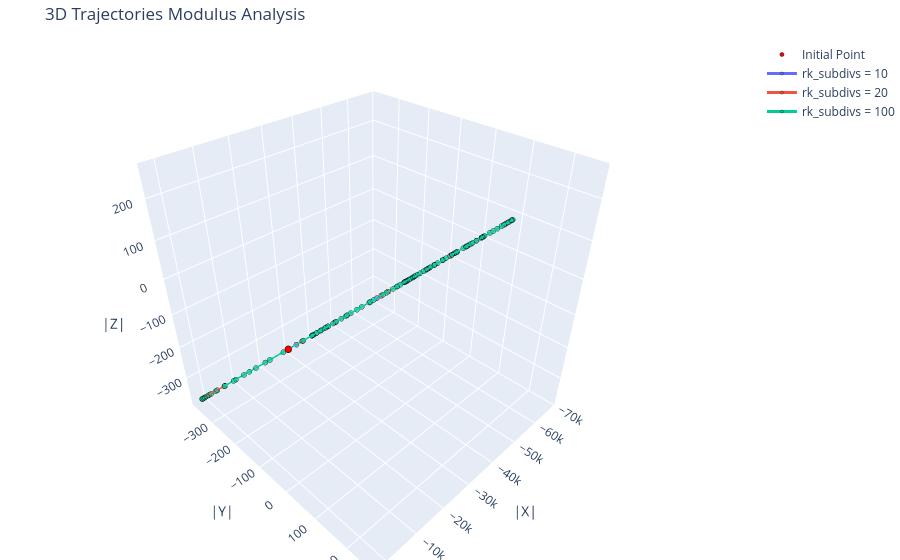

The cell this chart's notebook holds for it:
### Code cell
fig = go.Figure()

np.random.seed(0xDEADBEEF)
u = u_values[-1]
tensor_list = [10 * np.ones( (2,)*i) for i in range(trunc+1)]

fig.add_trace(go.Scatter3d(
    x=[tensor_list[0]], y=[tensor_list[1][0]], z=[tensor_list[1][1]],
    mode='markers',
    line=dict(color='#ff0000', width=3),
    name=f"Initial Point",
    marker=dict(
        size=4, symbol='circle', opacity=1.0,
        line=dict(color='black', width=0.5)
    ),
    legendgroup=f"group_{u}", showlegend=True
))

for k, rk_sub in enumerate([10, 20, 100]):
    color = colors[k]
    points = np.real( solve(u*1.1, rk_sub, tensor_list) )
    x_vals = points[:, 0]
    y_vals = points[:, 1]
    z_vals = points[:, 2]
    
    fig.add_trace(go.Scatter3d(
        x=x_vals, y=y_vals, z=z_vals,
        mode='lines+markers',
        line=dict(color=color, width=3),
        name=f"rk_subdivs = {rk_sub}",
        marker=dict(
            size=3, symbol='circle', opacity=0.7,
            line=dict(color='black', width=0.5)
        ),
        legendgroup=f"group_{u}", showlegend=True
    ))

fig.update_layout(
    title='3D Trajectories Modulus Analysis',
    scene=dict( xaxis_title='|X|', yaxis_title='|Y|', zaxis_title='|Z|', aspectmode='cube' ),
    margin=dict(l=0, r=0, b=0, t=40)
)

fig.show()

### Figure 1 — Plotly figure (JSON) as saved in the notebook; plotly's stock layout.template omitted (floating-point values rounded to 4 significant figures)
{"data": [{"legendgroup": "group_7", "line": {"color": "#ff0000", "width": 3}, "marker": {"line": {"color": "black", "width": 0.5}, "opacity": 1, "size": 4, "symbol": "circle"}, "mode": "markers", "name": "Initial Point", "showlegend": true, "type": "scatter3d", "x": [10], "y": [10], "z": [10]}, {"legendgroup": "group_7", "line": {"color": "#636EFA", "width": 3}, "marker": {"line": {"color": "black", "width": 0.5}, "opacity": 0.7, "size": 3, "symbol": "circle"}, "mode": "lines+markers", "name": "rk_subdivs = 10", "showlegend": true, "type": "scatter3d", "x": [823.5, -9962.0, -25940.0, -28960.0, -31370.0, -38890.0, -50880.0, -57160.0, -61460.0, -68130.0], "y": [-348.9, -85.77, 200.0, 48.44, -177.2, -97.93, 74.83, 40.65, -88.15, -80.57], "z": [-348.9, -85.77, 200.0, 48.44, -177.2, -97.93, 74.83, 40.65, -88.15, -80.57]}, {"legendgroup": "group_7", "line": {"color": "#EF553B", "width": 3}, "marker": {"line": {"color": "black", "width": 0.5}, "opacity": 0.7, "size": 3, "symbol": "circle"}, "mode": "lines+markers", "name": "rk_subdivs = 20", "showlegend": true, "type": "scatter3d", "x": [416.0, 1876.0, -733.8, -10290.0, -21180.0, -26960.0, -28180.0, -28550.0, -28950.0, -29350.0, -32070.0, -38750.0, -46910.0, -52740.0, -55500.0, -56900.0, -58070.0, -59480.0, -62320.0, -67500.0], "y": [-262.1, -371.8, -285.2, -67.52, 151.9, 255.4, 198.7, 27.59, -155.2, -250.6, -215.9, -82.31, 69.09, 155.5, 136.8, 33.29, -91.49, -168.6, -161.3, -81.74], "z": [-262.1, -371.8, -285.2, -67.52, 151.9, 255.4, 198.7, 27.59, -155.2, -250.6, -215.9, -82.31, 69.09, 155.5, 136.8, 33.29, -91.49, -168.6, -161.3, -81.74]}, {"legendgroup": "group_7", "line": {"color": "#00CC96", "width": 3}, "marker": {"line": {"color": "black", "width": 0.5}, "opacity": 0.7, "size": 3, "symbol": "circle"}, "mode": "lines+markers", "name": "rk_subdivs = 100", "showlegend": true, "type": "scatter3d", "x": [-23.73, -12.66, 61.55, 216.1, 453.9, 761.6, 1110.0, 1457.0, 1749.0, 1927.0, 1929.0, 1702.0, 1200.0, 392.1, -736.4, -2180.0, -3914.0, -5898.0, -8074.0, -10380.0, -12730.0, -15060.0, -17300.0, -19380.0, -21270.0, -22910.0, -24300.0, -25430.0, -26310.0, -26970.0, -27440.0, -27750.0, -27940.0, -28060.0, -28140.0, -28190.0, -28250.0, -28310.0, -28390.0, -28480.0, -28580.0, -28660.0, -28740.0, -28800.0, -28840.0, -28870.0, -28900.0, -28960.0, -29060.0, -29230.0, -29500.0, -29900.0, -30440.0, -31150.0, -32050.0, -33110.0, -34350.0, -35740.0, -37260.0, -38880.0, -40550.0, -42240.0, -43920.0, -45540.0, -47080.0, -48500.0, -49790.0, -50940.0, -51940.0, -52810.0, -53540.0, -54150.0, -54660.0, -55090.0, -55460.0, -55780.0, -56060.0, -56320.0, -56570.0, -56810.0, -57040.0, -57270.0, -57490.0, -57710.0, -57930.0, -58170.0, -58410.0, -58680.0, -58980.0, -59340.0, -59750.0, -60240.0, -60820.0, -61500.0, -62270.0, -63160.0, -64140.0, -65220.0, -66380.0, -67610.0], "y": [-59.01, -116.1, -169.8, -219.1, -262.9, -300.2, -330.2, -352.5, -366.7, -372.5, -370.0, -359.5, -341.3, -316.0, -284.4, -247.3, -205.7, -160.6, -113.3, -64.84, -16.39, 30.9, 75.94, 117.7, 155.3, 187.9, 214.8, 235.6, 249.8, 257.3, 258.0, 252.0, 239.6, 221.2, 197.4, 168.9, 136.3, 100.6, 62.62, 23.35, -16.28, -55.33, -92.9, -128.1, -160.2, -188.5, -212.4, -231.4, -245.1, -253.4, -256.2, -253.5, -245.4, -232.3, -214.6, -192.8, -167.5, -139.3, -109.0, -77.32, -45.02, -12.9, 18.3, 47.87, 75.14, 99.51, 120.5, 137.6, 150.5, 159.1, 163.2, 162.7, 157.9, 148.8, 135.8, 119.3, 99.77, 77.66, 53.56, 28.09, 1.882, -24.44, -50.26, -74.97, -98.02, -118.9, -137.1, -152.4, -164.3, -172.8, -177.6, -178.7, -176.1, -170.1, -160.8, -148.4, -133.4, -116.1, -97.09, -76.71], "z": [-59.01, -116.1, -169.8, -219.1, -262.9, -300.2, -330.2, -352.5, -366.7, -372.5, -370.0, -359.5, -341.3, -316.0, -284.4, -247.3, -205.7, -160.6, -113.3, -64.84, -16.39, 30.9, 75.94, 117.7, 155.3, 187.9, 214.8, 235.6, 249.8, 257.3, 258.0, 252.0, 239.6, 221.2, 197.4, 168.9, 136.3, 100.6, 62.62, 23.35, -16.28, -55.33, -92.9, -128.1, -160.2, -188.5, -212.4, -231.4, -245.1, -253.4, -256.2, -253.5, -245.4, -232.3, -214.6, -192.8, -167.5, -139.3, -109.0, -77.32, -45.02, -12.9, 18.3, 47.87, 75.14, 99.51, 120.5, 137.6, 150.5, 159.1, 163.2, 162.7, 157.9, 148.8, 135.8, 119.3, 99.77, 77.66, 53.56, 28.09, 1.882, -24.44, -50.26, -74.97, -98.02, -118.9, -137.1, -152.4, -164.3, -172.8, -177.6, -178.7, -176.1, -170.1, -160.8, -148.4, -133.4, -116.1, -97.09, -76.71]}], "layout": {"margin": {"b": 0, "l": 0, "r": 0, "t": 40}, "scene": {"aspectmode": "cube", "xaxis": {"title": {"text": "|X|"}}, "yaxis": {"title": {"text": "|Y|"}}, "zaxis": {"title": {"text": "|Z|"}}}, "title": {"text": "3D Trajectories Modulus Analysis"}}}
